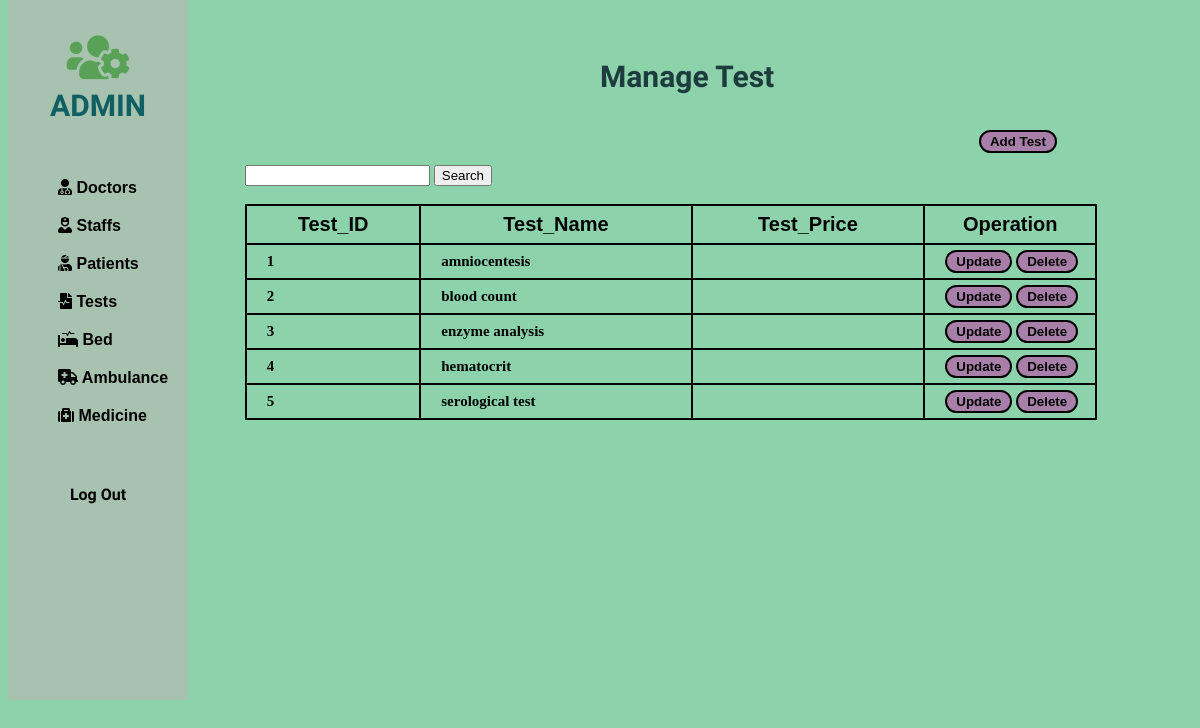
/php/test/test.php, run on an earlier commit of the app's database.
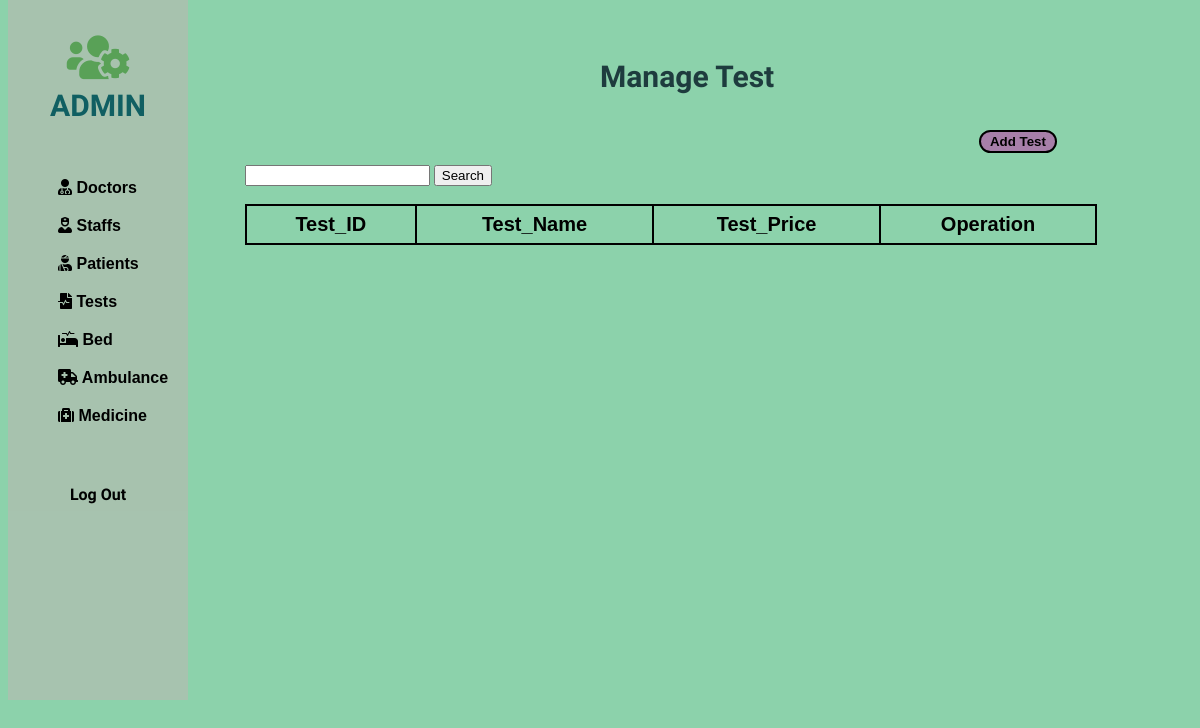
And on a later commit of the database.
### tables this page shows
CREATE TABLE IF NOT EXISTS `test` (
  `T_ID` int(11) NOT NULL,
  `T_Name` varchar(255) NOT NULL,
  `T_Price` int(11) NOT NULL,
  PRIMARY KEY (`T_ID`),
  UNIQUE KEY `T_ID` (`T_ID`)
);

### php/test/test.php (the view, shortened to what this page needs)
<!DOCTYPE html>
<html lang="en">
<head>
    <link rel="stylesheet" href="https://use.fontawesome.com/releases/v5.15.4/css/all.css">
</head>
<body>
    <div class="slidebar">
        <header>
            <span>
                <i class="fas fa-users-cog"></i><br>
            </span>
            ADMIN
        </header>
        <ul>
            <li>
                <a href="/php/Doctor/doctor.php"><i class="fas fa-user-md"></i> Doctors</a>
            </li>
            <li>
                <a href="/php/staff/staff.php"><i class="fas fa-user-nurse"></i> Staffs</a>
            </li>
            <li>
                <a href="/php/patient/patient.php"><i class="fas fa-user-injured"></i> Patients</a>
            </li>
            <li>
                <a href="#"><i class="fas fa-file-medical-alt"></i> Tests</a>
            </li>
            <li>
                <a href="/php/bed/bed.php"><i class="fas fa-procedures"></i> Bed</a>
            </li>
            <li>
                <a href="/php/Ambulence/ambulence.php"><i class="fas fa-ambulance"></i> Ambulance</a>
            </li>
            <li>
                <a href="/php/medicine/medicine.php"><i class="fas fa-medkit"></i> Medicine</a>
            </li>
        </ul>
        <div>
            <a style="text-decoration: none;" href="/php/index.php">
                <div class="logout">
                    Log Out
                </div>
            </a>
        </div>
    </div>
    <div class="container">
        <div class="row">
            <div style="margin-left: 50%; margin-top: 5%;">
                <h2>Manage <b>Test</b></h2>
            </div>
            <div style="margin-left: 82%; margin-top: 3%;">
                <button><a href="/php/test/add-test.php">Add Test</a></button>
            </div>
        </div>
    </div>
    <div class="card-body">
        <div style="margin-left: 20%; margin-top: 1%;">
           <form method="post" action="search.php">
                <input type="text" name="search" required />
                <input type="submit" value="Search" />
            </form>
            <br>
            <table id="dataTable" width="90%" cellspacing="10">
                <thead>
                    <tr>
                        <th> Test_ID </th>
                        <th> Test_Name </th>
                        <th> Test_Price </th>
                        <th> Operation </th>
                    </tr>
                </thead>
                <tbody>
                    <?php
                    include 'db_conn.php';
                    $sql = " SELECT * FROM test LIMIT 5";
                    $query = mysqli_query($conn, $sql);
                    while ($Patient_data = mysqli_fetch_array($query)) {
                    ?>
                        <tr>
                            <td><b><?php echo $Patient_data['T_ID'];  ?></b></td>
                            <td><?php echo $Patient_data['T_Name'];  ?></td>
                            <td><?php echo $Patient_data['T_Price'];  ?></td>
                            <td style="width: 140px;">
                                <button> <a href="/php/test/add-test.php?T_ID=<?php echo $Patient_data['T_ID'];  ?>" class="btn btn-success"><b>Update</b></a></button>
                                <button><a href="/php/test/Delete.php?T_ID=<?php echo $Patient_data['T_ID']; ?>" class="btn btn-danger"><b>Delete</b></a></button>
                            </td>
                        </tr>
                    <?php
                    }
                    ?>
                </tbody>
            </table>
        </div>
    </div>
</body>
</html>

What changed in the data, as far as the page shows it:
removed test: T_ID "1", T_Name "amniocentesis"
removed test: T_ID "2", T_Name "blood count"
removed test: T_ID "3", T_Name "enzyme analysis"
removed test: T_ID "4", T_Name "hematocrit"
removed test: T_ID "5", T_Name "serological test"
